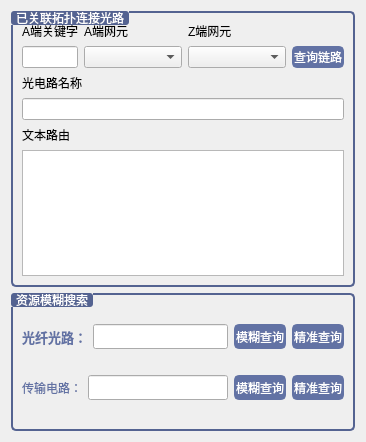
<?xml version='1.0' encoding='utf-8'?>
<ui version="4.0">
  <class>OlinkPageWidget</class>
  <widget class="QWidget" name="olinkPageWidget">
    <layout class="QVBoxLayout" name="verticalLayout_18" stretch="2,1">
      <item>
        <widget class="QGroupBox" name="groupBox_3">
          <property name="styleSheet">
            <string notr="true">QGroupBox {
    border: 2px solid #546391;
    border-radius: 5px; /* 圆角 */
    margin-top: 2ex; /* 上边距 */
}
QGroupBox:title {
    subcontrol-origin: margin;
    subcontrol-position: top left; /* 标题位置 */
    padding: 0 3px; /* 内边距 */
    color: #FFFFFF; /* 白色字体 */
    background-color: #546391;
	border-radius: 3px;
}</string>
            </property>
          <property name="title">
            <string>已关联拓扑连接光路</string>
            </property>
          <layout class="QVBoxLayout" name="verticalLayout_17">
            <item>
              <layout class="QGridLayout" name="gridLayout" columnstretch="1,3,3,1" rowminimumheight="0,0">
                <item row="0" column="2">
                  <widget class="QLabel" name="label_9">
                    <property name="text">
                      <string>Z端网元</string>
                      </property>
                    </widget>
                  </item>
                <item row="1" column="0">
                  <widget class="QLineEdit" name="a_ne_le">
                    <property name="sizePolicy">
                      <sizepolicy hsizetype="Expanding" vsizetype="Maximum">
                        <horstretch>0</horstretch>
                        <verstretch>0</verstretch>
                        </sizepolicy>
                      </property>
                    <property name="maximumSize">
                      <size>
                        <width>16777215</width>
                        <height>30</height>
                        </size>
                      </property>
                    </widget>
                  </item>
                <item row="1" column="1">
                  <widget class="QComboBox" name="a_ne_cb">
                    <property name="sizePolicy">
                      <sizepolicy hsizetype="Preferred" vsizetype="Maximum">
                        <horstretch>0</horstretch>
                        <verstretch>0</verstretch>
                        </sizepolicy>
                      </property>
                    <property name="maximumSize">
                      <size>
                        <width>16777215</width>
                        <height>30</height>
                        </size>
                      </property>
                    </widget>
                  </item>
                <item row="1" column="2">
                  <widget class="QComboBox" name="z_ne_cb">
                    <property name="sizePolicy">
                      <sizepolicy hsizetype="Preferred" vsizetype="Maximum">
                        <horstretch>0</horstretch>
                        <verstretch>0</verstretch>
                        </sizepolicy>
                      </property>
                    <property name="maximumSize">
                      <size>
                        <width>16777215</width>
                        <height>30</height>
                        </size>
                      </property>
                    </widget>
                  </item>
                <item row="1" column="3">
                  <widget class="QPushButton" name="search_link_bt">
                    <property name="sizePolicy">
                      <sizepolicy hsizetype="Minimum" vsizetype="Maximum">
                        <horstretch>0</horstretch>
                        <verstretch>0</verstretch>
                        </sizepolicy>
                      </property>
                    <property name="maximumSize">
                      <size>
                        <width>16777215</width>
                        <height>30</height>
                        </size>
                      </property>
                    <property name="styleSheet">
                      <string notr="true">QPushButton {
	border: 2px solid #6272a4;
	border-radius: 5px;	
	background-color: #6272a4;
    color: #ffffff;
}
QPushButton:hover {
	background-color: #7082b6;
	border: 2px solid #7082b6;
}
QPushButton:pressed {	
	background-color: #546391;
	border: 2px solid #ff79c6;
}</string>
                      </property>
                    <property name="text">
                      <string>查询链路</string>
                      </property>
                    </widget>
                  </item>
                <item row="0" column="1">
                  <widget class="QLabel" name="label_8">
                    <property name="text">
                      <string>A端网元</string>
                      </property>
                    </widget>
                  </item>
                <item row="0" column="0">
                  <widget class="QLabel" name="label_10">
                    <property name="text">
                      <string>A端关键字</string>
                      </property>
                    </widget>
                  </item>
                </layout>
              </item>
            <item>
              <layout class="QVBoxLayout" name="verticalLayout">
                <item>
                  <widget class="QLabel" name="label_11">
                    <property name="text">
                      <string>光电路名称</string>
                      </property>
                    </widget>
                  </item>
                <item>
                  <widget class="QLineEdit" name="olink_name_le">
                    <property name="sizePolicy">
                      <sizepolicy hsizetype="Expanding" vsizetype="Maximum">
                        <horstretch>0</horstretch>
                        <verstretch>0</verstretch>
                        </sizepolicy>
                      </property>
                    <property name="maximumSize">
                      <size>
                        <width>16777215</width>
                        <height>30</height>
                        </size>
                      </property>
                    </widget>
                  </item>
                <item>
                  <widget class="QLabel" name="label_12">
                    <property name="text">
                      <string>文本路由</string>
                      </property>
                    </widget>
                  </item>
                <item>
                  <widget class="QTextEdit" name="olink_text_te" />
                  </item>
                </layout>
              </item>
            </layout>
          </widget>
        </item>
      <item>
        <widget class="QGroupBox" name="groupBox_4">
          <property name="styleSheet">
            <string notr="true">QGroupBox {
    border: 2px solid #546391;
    border-radius: 5px; /* 圆角 */
    margin-top: 2ex; /* 上边距 */
}
QGroupBox:title {
    subcontrol-origin: margin;
    subcontrol-position: top left; /* 标题位置 */
    padding: 0 3px; /* 内边距 */
    color: #FFFFFF; /* 白色字体 */
    background-color: #546391;
	border-radius: 3px;
}</string>
            </property>
          <property name="title">
            <string>资源模糊搜索</string>
            </property>
          <layout class="QVBoxLayout" name="verticalLayout_16">
            <item>
              <layout class="QHBoxLayout" name="horizontalLayout_9" stretch="0,4,1,1">
                <item>
                  <widget class="QLabel" name="label_13">
                    <property name="font">
                      <font>
                        <pointsize>10</pointsize>
                        <italic>false</italic>
                        <bold>true</bold>
                        </font>
                      </property>
                    <property name="styleSheet">
                      <string notr="true">font: bold 10pt '微软雅黑'; color: #6272a4;</string>
                      </property>
                    <property name="text">
                      <string>光纤光路：</string>
                      </property>
                    </widget>
                  </item>
                <item>
                  <widget class="QLineEdit" name="olink_key_le">
                    <property name="sizePolicy">
                      <sizepolicy hsizetype="Expanding" vsizetype="Maximum">
                        <horstretch>0</horstretch>
                        <verstretch>0</verstretch>
                        </sizepolicy>
                      </property>
                    <property name="maximumSize">
                      <size>
                        <width>16777215</width>
                        <height>25</height>
                        </size>
                      </property>
                    </widget>
                  </item>
                <item>
                  <widget class="QPushButton" name="search_all_olink_bt">
                    <property name="sizePolicy">
                      <sizepolicy hsizetype="Minimum" vsizetype="Maximum">
                        <horstretch>0</horstretch>
                        <verstretch>0</verstretch>
                        </sizepolicy>
                      </property>
                    <property name="maximumSize">
                      <size>
                        <width>16777215</width>
                        <height>25</height>
                        </size>
                      </property>
                    <property name="styleSheet">
                      <string notr="true">QPushButton {
	border: 2px solid #6272a4;
	border-radius: 5px;	
	background-color: #6272a4;
    color: #ffffff;
}
QPushButton:hover {
	background-color: #7082b6;
	border: 2px solid #7082b6;
}
QPushButton:pressed {	
	background-color: #546391;
	border: 2px solid #ff79c6;
}</string>
                      </property>
                    <property name="text">
                      <string>模糊查询</string>
                      </property>
                    </widget>
                  </item>
                <item>
                  <widget class="QPushButton" name="search_one_olink_bt">
                    <property name="sizePolicy">
                      <sizepolicy hsizetype="Minimum" vsizetype="Maximum">
                        <horstretch>0</horstretch>
                        <verstretch>0</verstretch>
                        </sizepolicy>
                      </property>
                    <property name="maximumSize">
                      <size>
                        <width>16777215</width>
                        <height>25</height>
                        </size>
                      </property>
                    <property name="styleSheet">
                      <string notr="true">QPushButton {
	border: 2px solid #6272a4;
	border-radius: 5px;	
	background-color: #6272a4;
    color: #ffffff;
}
QPushButton:hover {
	background-color: #7082b6;
	border: 2px solid #7082b6;
}
QPushButton:pressed {	
	background-color: #546391;
	border: 2px solid #ff79c6;
}</string>
                      </property>
                    <property name="text">
                      <string>精准查询</string>
                      </property>
                    </widget>
                  </item>
                </layout>
              </item>
            <item>
              <layout class="QHBoxLayout" name="horizontalLayout_23" stretch="0,4,1,1">
                <item>
                  <widget class="QLabel" name="label_34">
                    <property name="styleSheet">
                      <string notr="true">font: bold 10pt '微软雅黑'; color: #6272a4;</string>
                      </property>
                    <property name="text">
                      <string>传输电路：</string>
                      </property>
                    </widget>
                  </item>
                <item>
                  <widget class="QLineEdit" name="circuit_keys_le">
                    <property name="sizePolicy">
                      <sizepolicy hsizetype="Expanding" vsizetype="Maximum">
                        <horstretch>0</horstretch>
                        <verstretch>0</verstretch>
                        </sizepolicy>
                      </property>
                    <property name="maximumSize">
                      <size>
                        <width>16777215</width>
                        <height>25</height>
                        </size>
                      </property>
                    </widget>
                  </item>
                <item>
                  <widget class="QPushButton" name="search_all_circuit_bt">
                    <property name="sizePolicy">
                      <sizepolicy hsizetype="Minimum" vsizetype="Maximum">
                        <horstretch>0</horstretch>
                        <verstretch>0</verstretch>
                        </sizepolicy>
                      </property>
                    <property name="maximumSize">
                      <size>
                        <width>16777215</width>
                        <height>25</height>
                        </size>
                      </property>
                    <property name="styleSheet">
                      <string notr="true">QPushButton {
	border: 2px solid #6272a4;
	border-radius: 5px;	
	background-color: #6272a4;
    color: #ffffff;
}
QPushButton:hover {
	background-color: #7082b6;
	border: 2px solid #7082b6;
}
QPushButton:pressed {	
	background-color: #546391;
	border: 2px solid #ff79c6;
}</string>
                      </property>
                    <property name="text">
                      <string>模糊查询</string>
                      </property>
                    </widget>
                  </item>
                <item>
                  <widget class="QPushButton" name="search_one_circuit_bt">
                    <property name="sizePolicy">
                      <sizepolicy hsizetype="Minimum" vsizetype="Maximum">
                        <horstretch>0</horstretch>
                        <verstretch>0</verstretch>
                        </sizepolicy>
                      </property>
                    <property name="maximumSize">
                      <size>
                        <width>16777215</width>
                        <height>25</height>
                        </size>
                      </property>
                    <property name="styleSheet">
                      <string notr="true">QPushButton {
	border: 2px solid #6272a4;
	border-radius: 5px;	
	background-color: #6272a4;
    color: #ffffff;
}
QPushButton:hover {
	background-color: #7082b6;
	border: 2px solid #7082b6;
}
QPushButton:pressed {	
	background-color: #546391;
	border: 2px solid #ff79c6;
}</string>
                      </property>
                    <property name="text">
                      <string>精准查询</string>
                      </property>
                    </widget>
                  </item>
                </layout>
              </item>
            </layout>
          </widget>
        </item>
      </layout>
    </widget>
  <resources />
  <connections />
  </ui>
